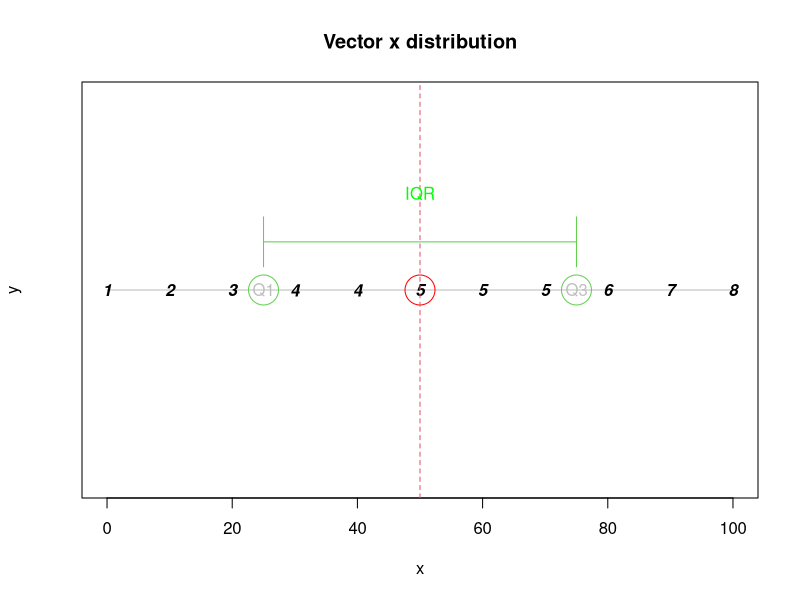
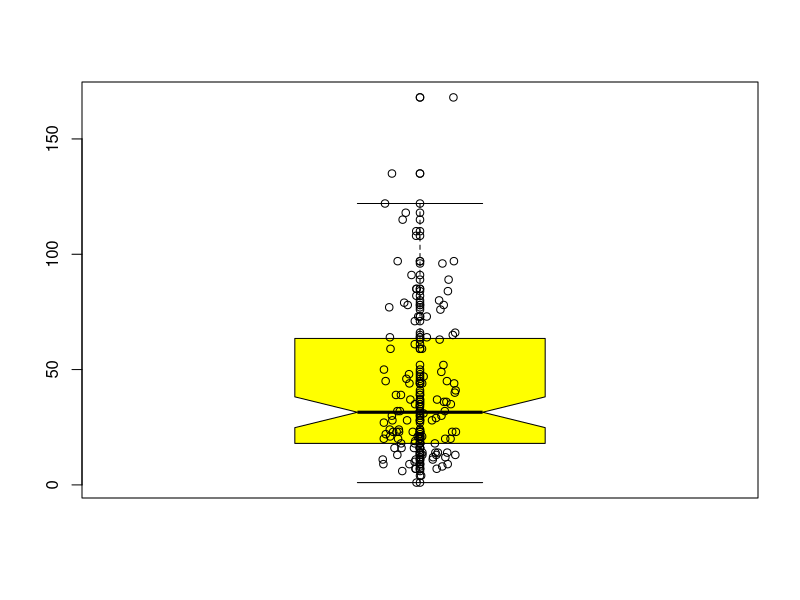
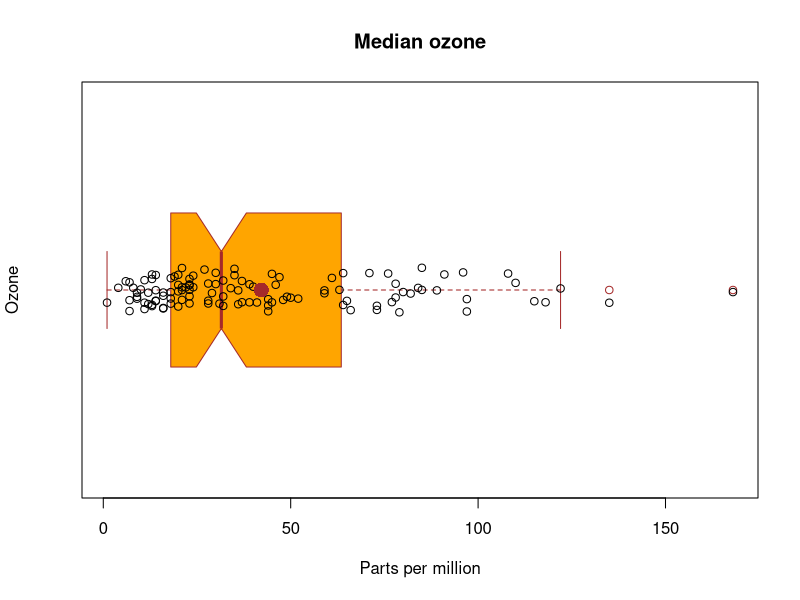
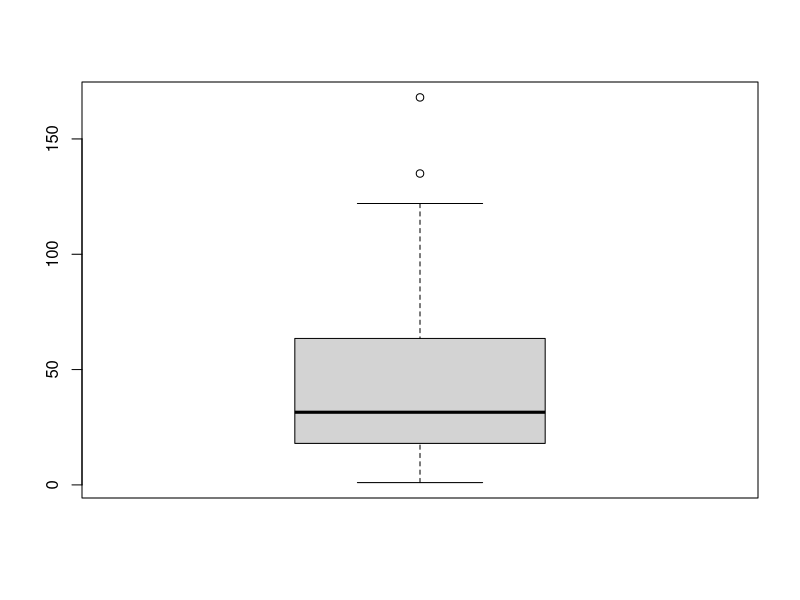
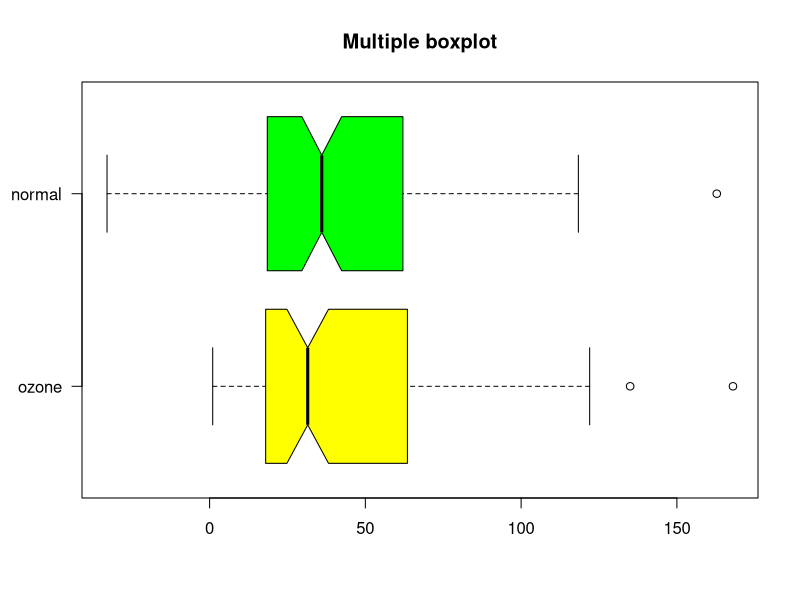
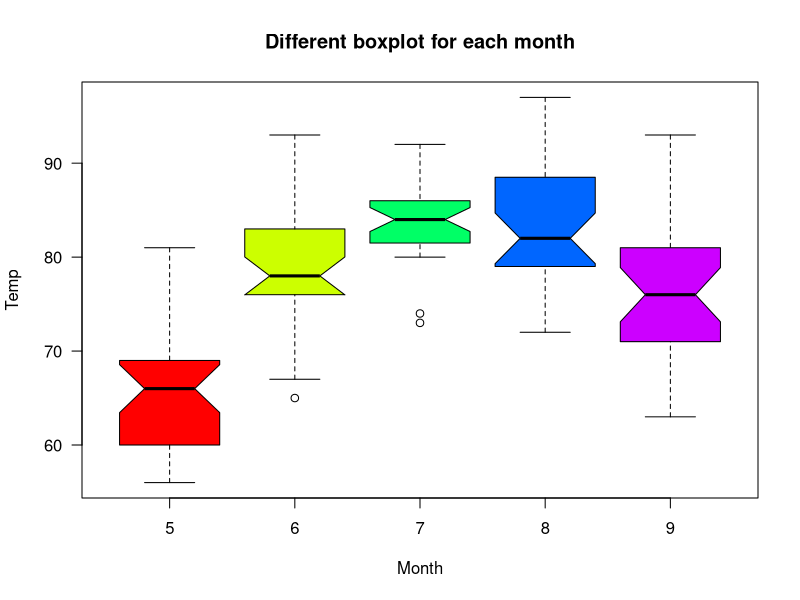
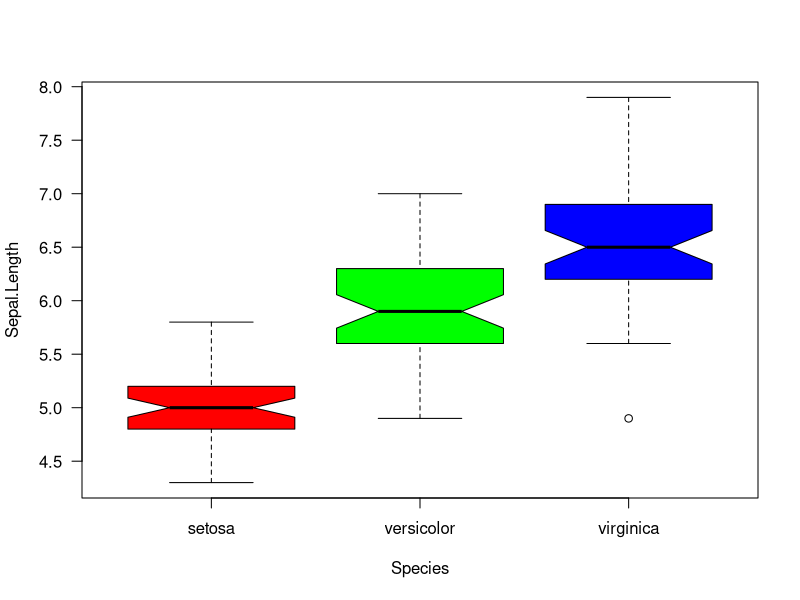
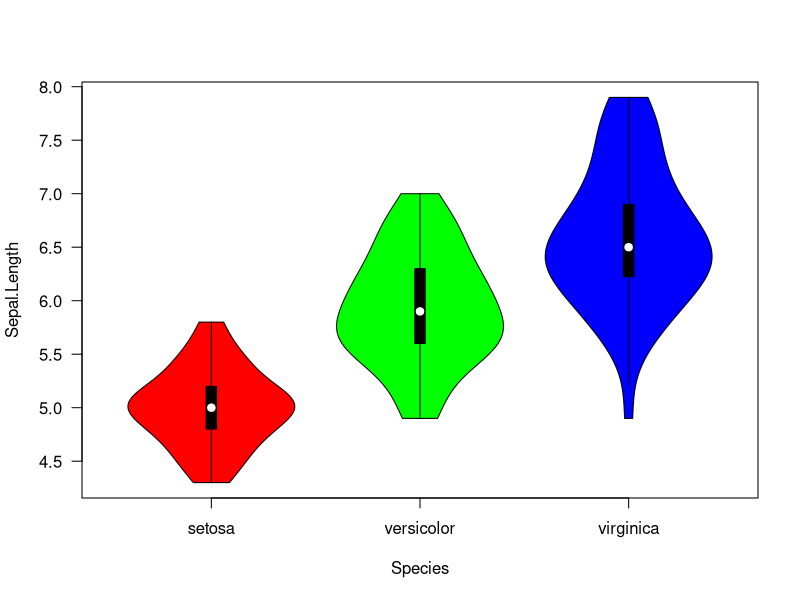

These figures' R source, in order:
####################################################
## Data Scientist with R
## Doctorate course in Chemical Sciences - 2019-2020
## Università degli Studi di Perugia
## 
## Gianandrea La Porta - gianandrea.laporta@unipg.it
## Dipartimento di Chimica Biologia e Biotecnologie
####################################################

# Lesson #4
# 30 March 2020

# Descriptive statistics --- 
# 
# Population
# Sample
# Observations - rows are obs
# Variables - cols are var

p <- c(5, 2, 7, 4, 1, 8, 5, 6, 3, 5, 4)
p

# Mode - highest frequency ----
table(p)

library(tidyverse)
tbl <- tibble(x=p)
tbl

airq <- as_tibble(airquality)
airq

# Median ----

sort(p)
median(p)

median(airq$Temp)

airq$Temp %>% 
  median()

# Mean (average) ----

p
sum(p)/length(p)

mean(p)

airq$Temp %>% 
  mean()

airq %>% 
  summarise(
    median.T=median(Temp),
    mean.T=mean(Temp),
    median.O=median(Ozone, na.rm = T), #NA ?
    mean.O=mean(Ozone, na.rm = T)
  )

# Trimmed mean ----
mean(p, trim = 0.3) # 10%
median(p)

# Olympic scoring

# Range ---
range(p)
diff(range(p))

max(p)-min(p)

# Interquartile range ----

x <- 0:100
y <- rep(1,length(x))

plot(x,y,
     type='l',col='grey',yaxt='n',
     main='Vector x distribution')
text(seq(0,100,10),1,labels=as.character(sort(p)), font=4)

#median
points(50,1,cex=4,col='red')
abline(v=50, col=2, lty=2)

points(c(25,75), c(1,1), cex=4, col=3)

quantile(p)

quantile(p, 0.25)
text(25,1,'Q1',col='grey')

quantile(p, 0.75)
text(75,1,'Q3',col='grey')

quantile(p,0.75)-quantile(p,0.25)
IQR(p)

arrows(25,1.1,75,1.1,angle = 90, code=3,col=3)
text(50,1.2,'IQR',col='green')

# Variance ----

p-mean(p)
sum(p-mean(p)) # zero

num <- sum((p-mean(p))^2)
den <- length(p)-1
num/den

var(p) # variance

# stardard deviation / spread of the data
sqrt(var(p))
sd(p)

# Boxplot ----

boxplot(airq$Ozone, col='yellow', notch = T)
# points(..., airq$Ozone)

# ... are equal to = rep(1,length(airq$Ozone))
points(rep(1,length(airq$Ozone)), airq$Ozone)

# add random noise - jitter() ----
points(jitter(rep(1,length(airq$Ozone)), 3), airq$Ozone)

airq$Ozone %>% 
  boxplot(main='Median ozone',
          xlab='Parts per million',
          ylab='Ozone',
          col='orange',
          border = 'brown',
          horizontal = TRUE,
          notch = T)

points(airq$Ozone, jitter(rep(1,length(airq$Ozone)), 3))
points(mean(airq$Ozone, na.rm = T),1, cex=2, pch=16, col='brown') #?

bx <- boxplot(airq$Ozone)
bx

# How to generate a normal distribution of Ozone values,
# starting form mean and sd of real data

airq$Ozone

ozone_norm <- rnorm(bx$n,mean = mean(airq$Ozone,na.rm = T),
                    sd=sd(airq$Ozone,na.rm = T))
ozone_norm

boxplot(airq$Ozone, ozone_norm,
        main='Multiple boxplot',
        names=c('ozone','normal'),
        horizontal = T,
        notch = T,
        col=c('yellow','green'),
        las=1
        )

airq

boxplot(Temp~Month, #ALT+5 for mac, ALT+126 for win
        data=airq,
        col=rainbow(5),
        notch = T,
        las=1,
        main='Different boxplot for each month'
        ) 

# Exercise - boxplot for the three different species of the var Sepal.Length
data("iris")
iris

boxplot(Sepal.Length~Species,
        data=iris,
        col=rainbow(3),
        notch=T,
        las=1
        )

# Violin plot ----
library(vioplot)
vioplot(Sepal.Length~Species,
        data=iris,
        col=rainbow(3),
        notch=T,
        las=1
)

# how to create a report ----
# press 'Compile Report
# 
